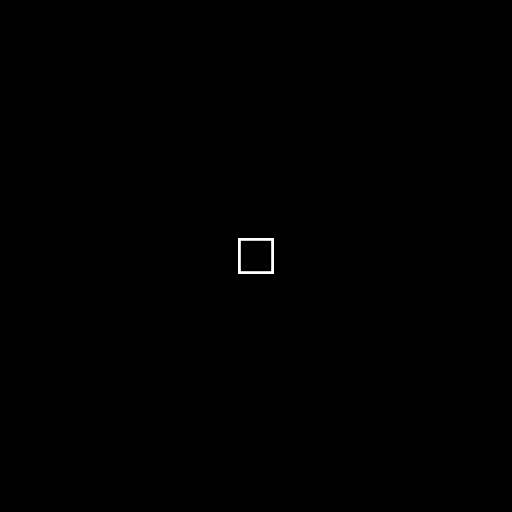
%> input picture kuang.jpg, 512 x 512 px
$ octave test_angularSpectrumDiffraction.m   (GNU Octave 9; MATLAB toolbox functions it lacks are replaced by stand-ins)
%> lines starting %> are read from the running program, lines starting %| are printed output that depends on the picture
### fresnelDiffraction.m
%% Simulate fresnell diffraction

function Y = fresnelDiffraction(X,z0,d0,lambda)
%> called with z0 = 10, d0 = 0.000113, lambda = 6.5e-07
    N = length(X);
%> N = 512
    if size(X,2)~=N
        error('X is not square');
    end

    k = 2*pi/lambda;

    dx0 = d0; dy0 = d0;
    dx = lambda*z0/N/d0;    %源目标的采样到接受平面采样间隔的换算
%> dx = 0.000112
    dy = dx;
%> dy = 0.000112

    Y = zeros(size(X));
    EXP0 = zeros(size(X));
    EXP = zeros(size(X));
    for i = 1:N
        for j = 1:N
            EXP0(i,j) = exp(sqrt(-1)*k/2/z0*((i-N/2)^2*dx0^2+(j-N/2)^2*dy0^2));
            EXP(i,j) = exp(sqrt(-1)*k/2/z0*((i-N/2)^2*dx^2+(j-N/2)^2*dy^2));
        end
    end
    Y(:) = EXP .* fftshift(fft2(X .* EXP0));
end

### angularSpectrumDiffraction.m
%% 利用角谱理论，计算衍射以及全息重建
function Y = angularSpectrumDiffraction(X, z0, d0, lambda)
    fftX = fft2(X);
    Gb = zeros(size(X));
    N = length(X);
    ldf = lambda/N/d0;  % lambda * df
    for i = 1:N
        for j = 1:N
            Gb(i,j) = exp(sqrt(-1)*2*pi/lambda*z0*sqrt(1 - (i-N/2)^2*ldf^2 - (j-N/2)^2*ldf^2));

            % 菲涅尔近似
%             Gb(i, j) = exp(sqrt(-1)*pi/lambda*z0 *(2 - (i-N/2)^2*ldf^2 - (j-N/2)^2*ldf^2));

        end
    end
    fftY = fftX .* fftshift(Gb);
    Y = ifft2(fftY);

end

### test_angularSpectrumDiffraction.m
N = 512;
obj = im2double(rgb2gray(imread('kuang.jpg')));
z0 = 1e1;
dx = 1.13e-4;
lambda = 650e-9;

Obj = fresnelDiffraction(obj, z0, dx, lambda);
Obj = Obj/max(max(abs(Obj)));
subplot(2,3,1);
imshow(obj);
subplot(2,3,2);
imshow(abs(Obj));
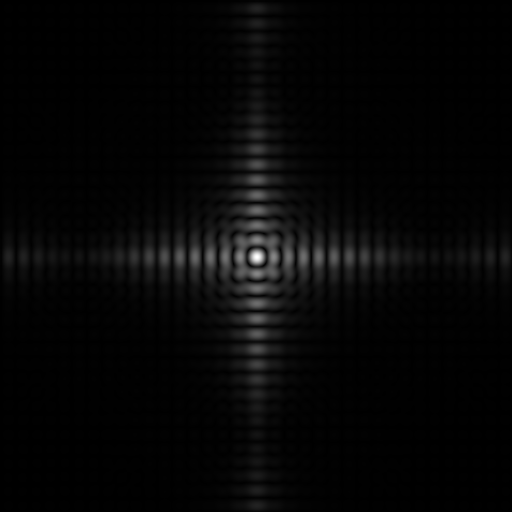
%> displayed picture: size 512x512, on the screen's scale of 0 to 255; min 0, max 255, mean 6.1
subplot(2,3,3);
imshow(angle(Obj));
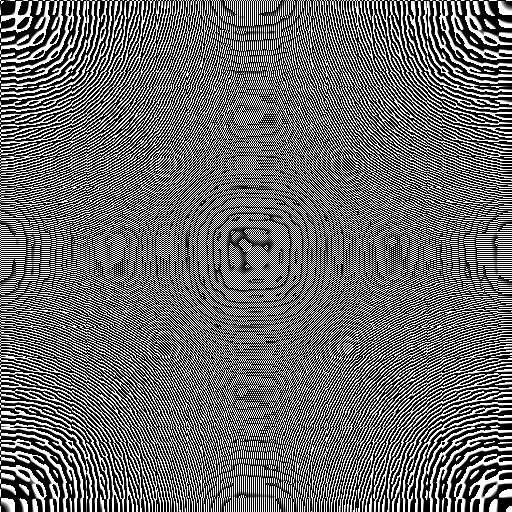
%> displayed picture: size 512x512, on the screen's scale of 0 to 255; min 0, max 255, mean 107.4

Obj2 = angularSpectrumDiffraction(obj, z0, dx, lambda);
Obj2 = Obj2/max(max(abs(Obj2)));
subplot(2,3,4);
imshow(obj);
subplot(2,3,5);
imshow(abs(Obj2));
subplot(2,3,6);
imshow(angle(Obj2));
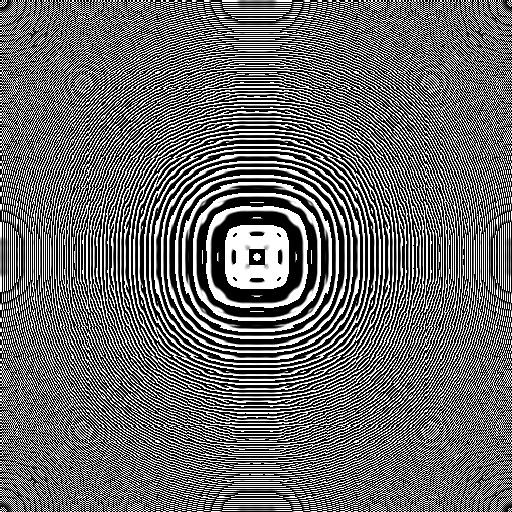
%> displayed picture: size 512x512, on the screen's scale of 0 to 255; min 0, max 255, mean 107.5
